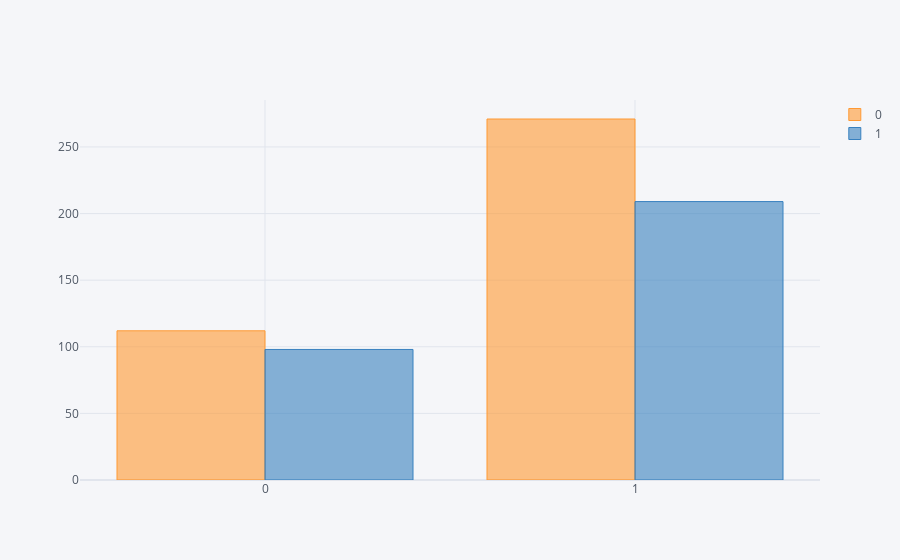
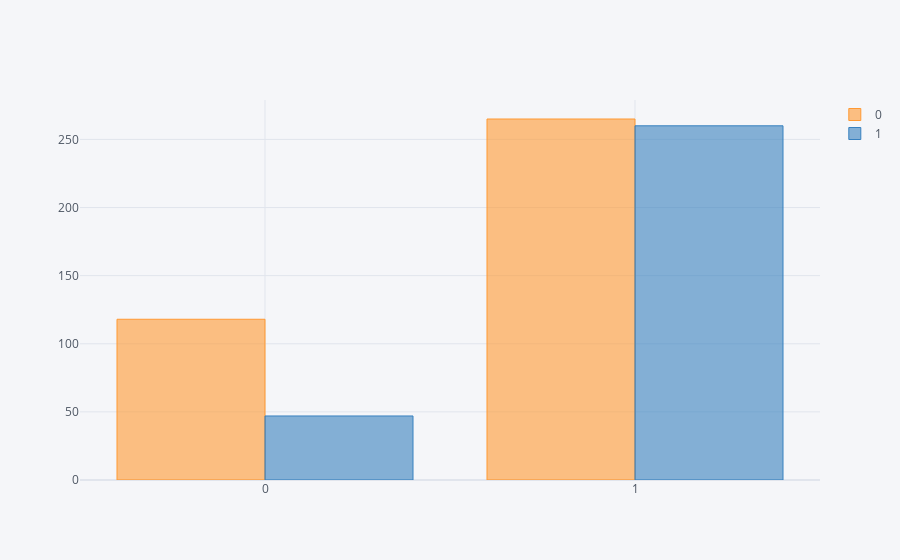
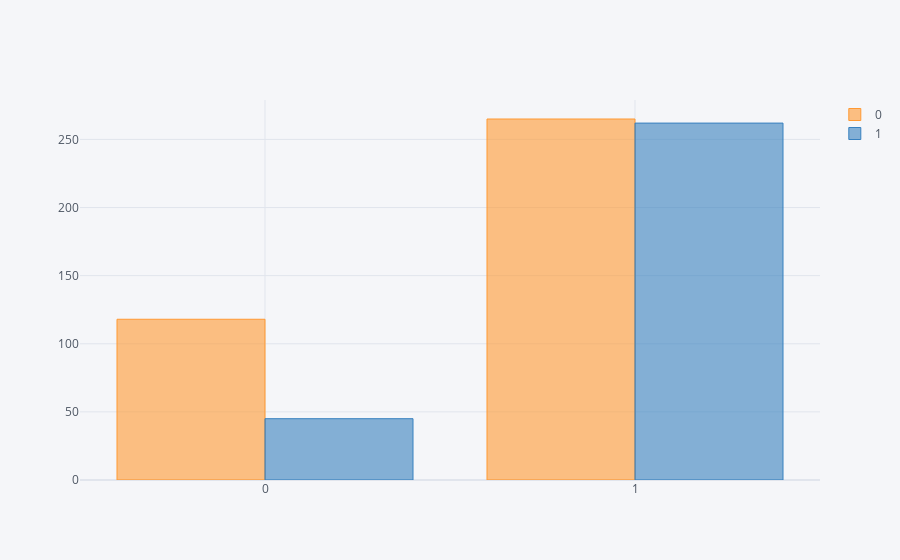
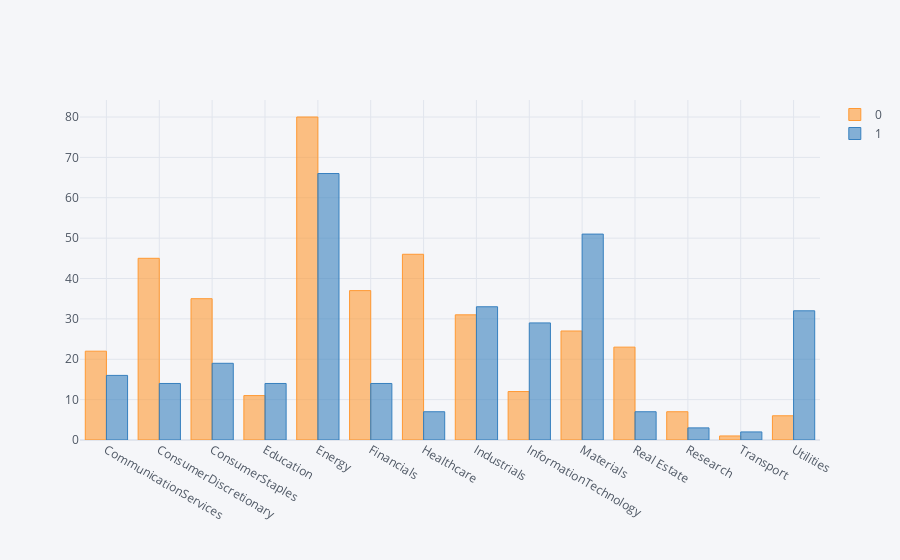

The notebook cell saved with these charts, in order:
### Markdown cell above
### IDV Objective With DV

### Code cell
EDA_obj(df, Objcols, target)

### Figure 1 — Plotly figure (JSON) as saved in the notebook; plotly's stock layout.template omitted (floating-point values rounded to 4 significant figures)
{"data": [{"marker": {"color": "rgba(255, 153, 51, 0.6)", "line": {"color": "rgba(255, 153, 51, 1.0)", "width": 1}}, "name": "0", "orientation": "v", "text": "", "type": "bar", "x": ["0", "1"], "y": [112, 271]}, {"marker": {"color": "rgba(55, 128, 191, 0.6)", "line": {"color": "rgba(55, 128, 191, 1.0)", "width": 1}}, "name": "1", "orientation": "v", "text": "", "type": "bar", "x": ["0", "1"], "y": [98, 209]}], "layout": {"legend": {"bgcolor": "#F5F6F9", "font": {"color": "#4D5663"}}, "paper_bgcolor": "#F5F6F9", "plot_bgcolor": "#F5F6F9", "title": {"font": {"color": "#4D5663"}}, "xaxis": {"gridcolor": "#E1E5ED", "showgrid": true, "tickfont": {"color": "#4D5663"}, "title": {"font": {"color": "#4D5663"}, "text": ""}, "zerolinecolor": "#E1E5ED"}, "yaxis": {"gridcolor": "#E1E5ED", "showgrid": true, "tickfont": {"color": "#4D5663"}, "title": {"font": {"color": "#4D5663"}, "text": ""}, "zerolinecolor": "#E1E5ED"}}}

### Figure 2 — Plotly figure (JSON) as saved in the notebook; plotly's stock layout.template omitted (floating-point values rounded to 4 significant figures)
{"data": [{"marker": {"color": "rgba(255, 153, 51, 0.6)", "line": {"color": "rgba(255, 153, 51, 1.0)", "width": 1}}, "name": "0", "orientation": "v", "text": "", "type": "bar", "x": ["0", "1"], "y": [118, 265]}, {"marker": {"color": "rgba(55, 128, 191, 0.6)", "line": {"color": "rgba(55, 128, 191, 1.0)", "width": 1}}, "name": "1", "orientation": "v", "text": "", "type": "bar", "x": ["0", "1"], "y": [47, 260]}], "layout": {"legend": {"bgcolor": "#F5F6F9", "font": {"color": "#4D5663"}}, "paper_bgcolor": "#F5F6F9", "plot_bgcolor": "#F5F6F9", "title": {"font": {"color": "#4D5663"}}, "xaxis": {"gridcolor": "#E1E5ED", "showgrid": true, "tickfont": {"color": "#4D5663"}, "title": {"font": {"color": "#4D5663"}, "text": ""}, "zerolinecolor": "#E1E5ED"}, "yaxis": {"gridcolor": "#E1E5ED", "showgrid": true, "tickfont": {"color": "#4D5663"}, "title": {"font": {"color": "#4D5663"}, "text": ""}, "zerolinecolor": "#E1E5ED"}}}

### Figure 3 — Plotly figure (JSON) as saved in the notebook; plotly's stock layout.template omitted (floating-point values rounded to 4 significant figures)
{"data": [{"marker": {"color": "rgba(255, 153, 51, 0.6)", "line": {"color": "rgba(255, 153, 51, 1.0)", "width": 1}}, "name": "0", "orientation": "v", "text": "", "type": "bar", "x": ["0", "1"], "y": [118, 265]}, {"marker": {"color": "rgba(55, 128, 191, 0.6)", "line": {"color": "rgba(55, 128, 191, 1.0)", "width": 1}}, "name": "1", "orientation": "v", "text": "", "type": "bar", "x": ["0", "1"], "y": [45, 262]}], "layout": {"legend": {"bgcolor": "#F5F6F9", "font": {"color": "#4D5663"}}, "paper_bgcolor": "#F5F6F9", "plot_bgcolor": "#F5F6F9", "title": {"font": {"color": "#4D5663"}}, "xaxis": {"gridcolor": "#E1E5ED", "showgrid": true, "tickfont": {"color": "#4D5663"}, "title": {"font": {"color": "#4D5663"}, "text": ""}, "zerolinecolor": "#E1E5ED"}, "yaxis": {"gridcolor": "#E1E5ED", "showgrid": true, "tickfont": {"color": "#4D5663"}, "title": {"font": {"color": "#4D5663"}, "text": ""}, "zerolinecolor": "#E1E5ED"}}}

### Figure 4 — Plotly figure (JSON) as saved in the notebook; plotly's stock layout.template omitted (floating-point values rounded to 4 significant figures)
{"data": [{"marker": {"color": "rgba(255, 153, 51, 0.6)", "line": {"color": "rgba(255, 153, 51, 1.0)", "width": 1}}, "name": "0", "orientation": "v", "text": "", "type": "bar", "x": ["CommunicationServices", "ConsumerDiscretionary", "ConsumerStaples", "Education", "Energy", "Financials", "Healthcare", "Industrials", "InformationTechnology", "Materials", "Real Estate", "Research", "Transport", "Utilities"], "y": [22, 45, 35, 11, 80, 37, 46, 31, 12, 27, 23, 7, 1, 6]}, {"marker": {"color": "rgba(55, 128, 191, 0.6)", "line": {"color": "rgba(55, 128, 191, 1.0)", "width": 1}}, "name": "1", "orientation": "v", "text": "", "type": "bar", "x": ["CommunicationServices", "ConsumerDiscretionary", "ConsumerStaples", "Education", "Energy", "Financials", "Healthcare", "Industrials", "InformationTechnology", "Materials", "Real Estate", "Research", "Transport", "Utilities"], "y": [16, 14, 19, 14, 66, 14, 7, 33, 29, 51, 7, 3, 2, 32]}], "layout": {"legend": {"bgcolor": "#F5F6F9", "font": {"color": "#4D5663"}}, "paper_bgcolor": "#F5F6F9", "plot_bgcolor": "#F5F6F9", "title": {"font": {"color": "#4D5663"}}, "xaxis": {"gridcolor": "#E1E5ED", "showgrid": true, "tickfont": {"color": "#4D5663"}, "title": {"font": {"color": "#4D5663"}, "text": ""}, "zerolinecolor": "#E1E5ED"}, "yaxis": {"gridcolor": "#E1E5ED", "showgrid": true, "tickfont": {"color": "#4D5663"}, "title": {"font": {"color": "#4D5663"}, "text": ""}, "zerolinecolor": "#E1E5ED"}}}
